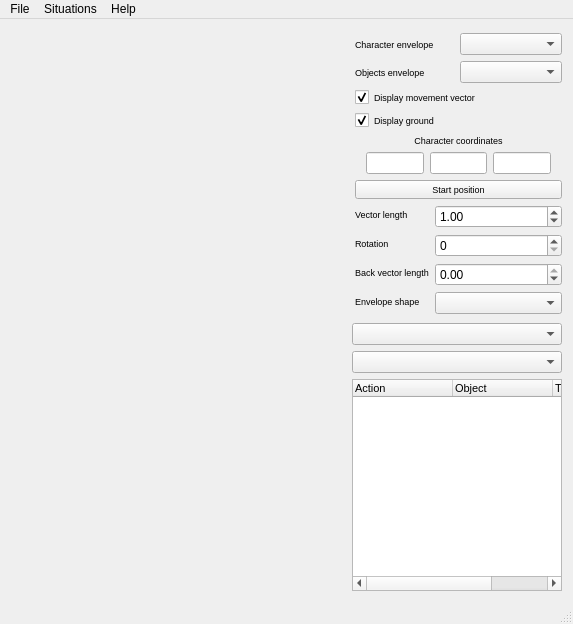
<?xml version="1.0" encoding="UTF-8"?>
<ui version="4.0">
 <class>MainWindow</class>
 <widget class="QMainWindow" name="MainWindow">
  <property name="geometry">
   <rect>
    <x>0</x>
    <y>0</y>
    <width>573</width>
    <height>624</height>
   </rect>
  </property>
  <property name="windowTitle">
   <string>CollisionVisualisator</string>
  </property>
  <widget class="QWidget" name="centralWidget">
   <layout class="QHBoxLayout" name="horizontalLayout">
    <item>
     <widget class="GLView" name="glWidget" native="true">
      <property name="sizePolicy">
       <sizepolicy hsizetype="Expanding" vsizetype="Preferred">
        <horstretch>0</horstretch>
        <verstretch>0</verstretch>
       </sizepolicy>
      </property>
     </widget>
    </item>
    <item>
     <widget class="QWidget" name="widget" native="true">
      <property name="sizePolicy">
       <sizepolicy hsizetype="Minimum" vsizetype="Preferred">
        <horstretch>0</horstretch>
        <verstretch>0</verstretch>
       </sizepolicy>
      </property>
      <property name="maximumSize">
       <size>
        <width>210</width>
        <height>16777215</height>
       </size>
      </property>
      <layout class="QVBoxLayout" name="verticalLayout">
       <property name="margin">
        <number>0</number>
       </property>
       <item>
        <widget class="QWidget" name="widget_2" native="true">
         <layout class="QVBoxLayout" name="verticalLayout_2">
          <property name="leftMargin">
           <number>3</number>
          </property>
          <property name="topMargin">
           <number>3</number>
          </property>
          <property name="rightMargin">
           <number>0</number>
          </property>
          <property name="bottomMargin">
           <number>3</number>
          </property>
          <item>
           <widget class="QWidget" name="widget_6" native="true">
            <layout class="QHBoxLayout" name="horizontalLayout_4">
             <property name="spacing">
              <number>3</number>
             </property>
             <property name="margin">
              <number>0</number>
             </property>
             <item>
              <widget class="QLabel" name="label_6">
               <property name="font">
                <font>
                 <pointsize>7</pointsize>
                </font>
               </property>
               <property name="text">
                <string>Character envelope</string>
               </property>
              </widget>
             </item>
             <item>
              <widget class="QComboBox" name="optionShowPlayerSolidCombo">
               <property name="font">
                <font>
                 <pointsize>7</pointsize>
                </font>
               </property>
              </widget>
             </item>
            </layout>
           </widget>
          </item>
          <item>
           <widget class="QWidget" name="widget_7" native="true">
            <layout class="QHBoxLayout" name="horizontalLayout_3">
             <property name="spacing">
              <number>3</number>
             </property>
             <property name="margin">
              <number>0</number>
             </property>
             <item>
              <widget class="QLabel" name="label_7">
               <property name="font">
                <font>
                 <pointsize>7</pointsize>
                </font>
               </property>
               <property name="text">
                <string>Objects envelope</string>
               </property>
              </widget>
             </item>
             <item>
              <widget class="QComboBox" name="optionShowObjectSolidCombo">
               <property name="font">
                <font>
                 <pointsize>7</pointsize>
                </font>
               </property>
              </widget>
             </item>
            </layout>
           </widget>
          </item>
          <item>
           <widget class="QCheckBox" name="optionVectorCheck">
            <property name="sizePolicy">
             <sizepolicy hsizetype="Preferred" vsizetype="Fixed">
              <horstretch>0</horstretch>
              <verstretch>0</verstretch>
             </sizepolicy>
            </property>
            <property name="font">
             <font>
              <pointsize>7</pointsize>
             </font>
            </property>
            <property name="text">
             <string>Display movement vector</string>
            </property>
            <property name="checked">
             <bool>true</bool>
            </property>
           </widget>
          </item>
          <item>
           <widget class="QCheckBox" name="optionPlaneCheck">
            <property name="font">
             <font>
              <pointsize>7</pointsize>
             </font>
            </property>
            <property name="text">
             <string>Display ground</string>
            </property>
            <property name="checked">
             <bool>true</bool>
            </property>
           </widget>
          </item>
          <item>
           <widget class="QLabel" name="label">
            <property name="font">
             <font>
              <pointsize>7</pointsize>
             </font>
            </property>
            <property name="text">
             <string>Character coordinates</string>
            </property>
            <property name="alignment">
             <set>Qt::AlignCenter</set>
            </property>
           </widget>
          </item>
          <item>
           <widget class="QWidget" name="widget_5" native="true">
            <layout class="QHBoxLayout" name="horizontalLayout_2">
             <property name="topMargin">
              <number>0</number>
             </property>
             <property name="bottomMargin">
              <number>0</number>
             </property>
             <item>
              <widget class="QLineEdit" name="playerPosXEdit">
               <property name="readOnly">
                <bool>false</bool>
               </property>
              </widget>
             </item>
             <item>
              <widget class="QLineEdit" name="playerPosYEdit">
               <property name="readOnly">
                <bool>false</bool>
               </property>
              </widget>
             </item>
             <item>
              <widget class="QLineEdit" name="playerPosZEdit">
               <property name="readOnly">
                <bool>false</bool>
               </property>
              </widget>
             </item>
            </layout>
           </widget>
          </item>
          <item>
           <widget class="QPushButton" name="playerPosCenterButton">
            <property name="font">
             <font>
              <pointsize>7</pointsize>
             </font>
            </property>
            <property name="text">
             <string>Start position</string>
            </property>
           </widget>
          </item>
          <item>
           <widget class="QWidget" name="widget_4" native="true">
            <layout class="QFormLayout" name="formLayout_2">
             <property name="margin">
              <number>0</number>
             </property>
             <item row="1" column="1">
              <widget class="QDoubleSpinBox" name="optionVectorLengthEdit">
               <property name="minimum">
                <double>0.010000000000000</double>
               </property>
               <property name="maximum">
                <double>100.000000000000000</double>
               </property>
               <property name="value">
                <double>1.000000000000000</double>
               </property>
              </widget>
             </item>
             <item row="1" column="0">
              <widget class="QLabel" name="label_4">
               <property name="font">
                <font>
                 <pointsize>7</pointsize>
                </font>
               </property>
               <property name="text">
                <string>Vector length</string>
               </property>
              </widget>
             </item>
             <item row="2" column="0">
              <widget class="QLabel" name="label_5">
               <property name="font">
                <font>
                 <pointsize>7</pointsize>
                </font>
               </property>
               <property name="text">
                <string>Rotation</string>
               </property>
              </widget>
             </item>
             <item row="2" column="1">
              <widget class="QDoubleSpinBox" name="playerPosRadEdit">
               <property name="decimals">
                <number>0</number>
               </property>
               <property name="maximum">
                <double>359.000000000000000</double>
               </property>
              </widget>
             </item>
             <item row="3" column="0">
              <widget class="QLabel" name="label_3">
               <property name="font">
                <font>
                 <pointsize>7</pointsize>
                </font>
               </property>
               <property name="text">
                <string>Back vector length</string>
               </property>
              </widget>
             </item>
             <item row="3" column="1">
              <widget class="QDoubleSpinBox" name="optionVectorBackEdit">
               <property name="minimum">
                <double>-100.000000000000000</double>
               </property>
               <property name="maximum">
                <double>0.000000000000000</double>
               </property>
              </widget>
             </item>
             <item row="4" column="0">
              <widget class="QLabel" name="label_8">
               <property name="font">
                <font>
                 <pointsize>7</pointsize>
                </font>
               </property>
               <property name="text">
                <string>Envelope shape</string>
               </property>
              </widget>
             </item>
             <item row="4" column="1">
              <widget class="QComboBox" name="optionPlayerShapeCombo">
               <property name="font">
                <font>
                 <pointsize>7</pointsize>
                </font>
               </property>
              </widget>
             </item>
            </layout>
           </widget>
          </item>
         </layout>
        </widget>
       </item>
       <item>
        <widget class="QComboBox" name="optionCollisionCombo">
         <property name="font">
          <font>
           <pointsize>7</pointsize>
          </font>
         </property>
        </widget>
       </item>
       <item>
        <widget class="QComboBox" name="optionCriteriaCombo">
         <property name="font">
          <font>
           <pointsize>7</pointsize>
          </font>
         </property>
        </widget>
       </item>
       <item>
        <widget class="QTreeWidget" name="collisionTree">
         <property name="font">
          <font>
           <pointsize>8</pointsize>
          </font>
         </property>
         <property name="selectionMode">
          <enum>QAbstractItemView::NoSelection</enum>
         </property>
         <property name="indentation">
          <number>0</number>
         </property>
         <property name="rootIsDecorated">
          <bool>false</bool>
         </property>
         <column>
          <property name="text">
           <string>Action</string>
          </property>
         </column>
         <column>
          <property name="text">
           <string>Object</string>
          </property>
         </column>
         <column>
          <property name="text">
           <string>Time</string>
          </property>
         </column>
        </widget>
       </item>
      </layout>
     </widget>
    </item>
   </layout>
  </widget>
  <widget class="QMenuBar" name="menuBar">
   <property name="geometry">
    <rect>
     <x>0</x>
     <y>0</y>
     <width>573</width>
     <height>26</height>
    </rect>
   </property>
   <widget class="QMenu" name="menuPlik">
    <property name="title">
     <string>File</string>
    </property>
    <addaction name="actionLoad"/>
    <addaction name="actionSave"/>
    <addaction name="separator"/>
    <addaction name="actionExit"/>
   </widget>
   <widget class="QMenu" name="menuPomoc">
    <property name="title">
     <string>Help</string>
    </property>
    <addaction name="actionAbout"/>
    <addaction name="actionAboutQt"/>
   </widget>
   <widget class="QMenu" name="menuSytuacje">
    <property name="title">
     <string>Situations</string>
    </property>
    <addaction name="actionPlaySequence"/>
    <addaction name="separator"/>
    <addaction name="actionToFirstSituation"/>
    <addaction name="actionNextSituation"/>
    <addaction name="actionPreviousSituation"/>
    <addaction name="separator"/>
    <addaction name="actionCaptureSituation"/>
   </widget>
   <addaction name="menuPlik"/>
   <addaction name="menuSytuacje"/>
   <addaction name="menuPomoc"/>
  </widget>
  <widget class="QStatusBar" name="statusBar"/>
  <action name="actionExit">
   <property name="text">
    <string>Exit</string>
   </property>
  </action>
  <action name="actionAbout">
   <property name="text">
    <string>About</string>
   </property>
  </action>
  <action name="actionAboutQt">
   <property name="text">
    <string>About Qt</string>
   </property>
  </action>
  <action name="actionSave">
   <property name="text">
    <string>Save situations</string>
   </property>
  </action>
  <action name="actionLoad">
   <property name="text">
    <string>Load situations</string>
   </property>
  </action>
  <action name="actionPlaySequence">
   <property name="text">
    <string>Play sequence</string>
   </property>
   <property name="shortcut">
    <string>P</string>
   </property>
  </action>
  <action name="actionCaptureSituation">
   <property name="text">
    <string>Record situation</string>
   </property>
   <property name="shortcut">
    <string>C</string>
   </property>
  </action>
  <action name="actionToFirstSituation">
   <property name="text">
    <string>First situation</string>
   </property>
  </action>
  <action name="actionNextSituation">
   <property name="text">
    <string>Next situation</string>
   </property>
   <property name="shortcut">
    <string>N</string>
   </property>
  </action>
  <action name="actionPreviousSituation">
   <property name="text">
    <string>Previous situation</string>
   </property>
   <property name="shortcut">
    <string>M</string>
   </property>
  </action>
 </widget>
 <layoutdefault spacing="6" margin="11"/>
 <customwidgets>
  <customwidget>
   <class>GLView</class>
   <extends>QWidget</extends>
   <header>GLView.h</header>
   <container>1</container>
  </customwidget>
 </customwidgets>
 <resources/>
 <connections/>
</ui>
